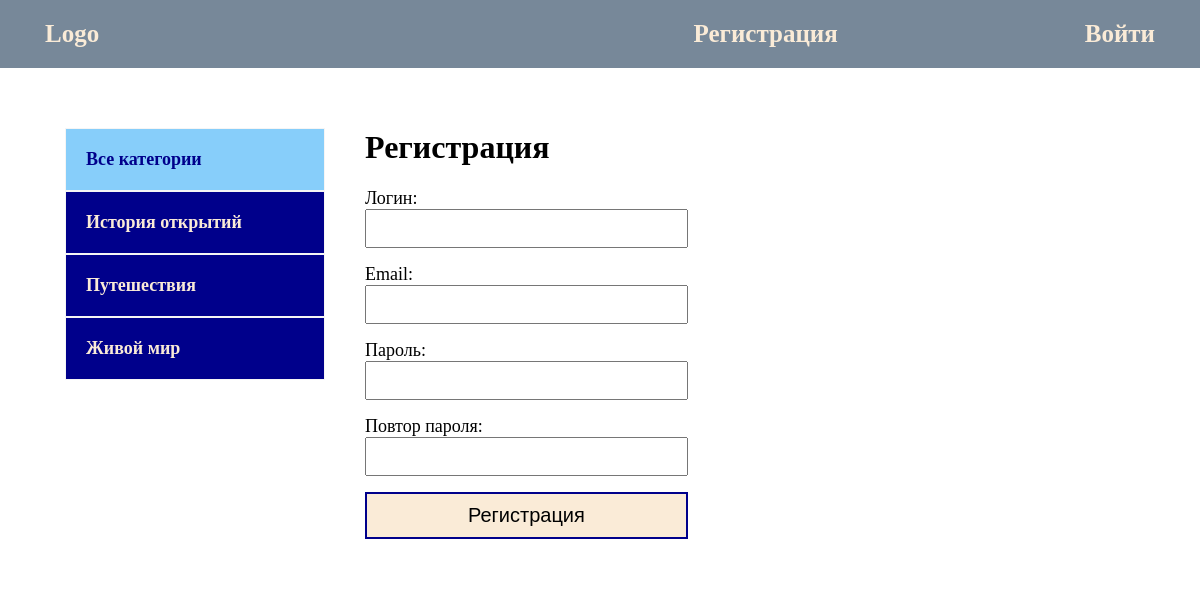
Screenshot of /register/ with the database file from the repository.
### blog/models.py (models this page shows, shortened)
class Category(models.Model):
    name = models.CharField(max_length=150, verbose_name='Название')
    slug = models.SlugField(max_length=150, unique=True, verbose_name='URL')
    def get_absolute_url(self):
        return reverse('category', kwargs={'cat_slug': self.slug})
    class Meta:
        verbose_name = 'категорию'
        verbose_name_plural = 'Категории'

### blog/views.py (the view)
# urls.py: path('register/', RegisterUser.as_view(), name='register'),
class RegisterUser(DataMixin, CreateView):
    form_class = RegisterUserForm
    template_name = 'blog/register.html'
    success_url = reverse_lazy('login')
    def get_context_data(self, *, object_list=None, **kwargs):
        context = super().get_context_data(**kwargs)
        c_def = self.get_user_context(title='Регистрация')
        return dict(list(context.items()) + list(c_def.items()))

### blog/forms.py
class RegisterUserForm(UserCreationForm):
    username = forms.CharField(label='Логин', widget=forms.TextInput(attrs={"class": "form-input"}))
    email = forms.EmailField(label='Email', widget=forms.EmailInput(attrs={"class": "form-input"}))
    password1 = forms.CharField(label='Пароль', widget=forms.PasswordInput(attrs={"class": "form-input"}))
    password2 = forms.CharField(label='Повтор пароля', widget=forms.PasswordInput(attrs={"class": "form-input"}))
    class Meta:
        model = User
        fields = ('username', 'email', 'password1', 'password2')

### blog/utils.py (called while the page is built)
    def get_user_context(self, **kwargs):
        context = kwargs
        cats = Category.objects.annotate(Count('blog'))
        user_menu = menu.copy()
        if not self.request.user.is_authenticated:
            user_menu.pop(0)
        context['menu'] = user_menu
        context['cats'] = cats
        if 'cat_selected' not in context:
            context['cat_selected'] = 0
        return context

### blog/templates/blog/register.html (shortened to what this page needs)
{% extends 'blog/base.html' %}
{% block content %}
<h1>{{ title }}</h1>
<form method="post">
    {{ form.as_p }}
    <button class="form-button">Регистрация</button>
</form>
{% endblock %}

### blog/templates/blog/base.html (shortened to what this page needs)
<!DOCTYPE html>
{% load static %}
{% load blog_tags %}
<html lang="en">
<head>
    <link rel="stylesheet" href="{% static 'css/style.css' %}">
</head>
<body>
<div class="header">
    <div class="wrap">
        <ul class="mainmenu">
            <li class="logo"><a href="{% url 'index' %}">Logo</a></li>
            {% for m in menu %}
                <li class="last"><a href="{% url m.url_name %}">{{ m.title }}</a></li>
            {% endfor %}
        </ul>
    </div>
</div>
<div class="content">
    <div class="wrap">
        <div class="sidebar">
            <ul>
                {% if cat_selected == 0 %}
                    <li class="selected">Все категории</li>
                {% else %}
                    <li><a href="{% url 'index' %}">Все категории</a></li>
                {% endif %}
                {% for c in cats %}
                    {% if c.blog__count > 0 %}
                        {% if c.pk == cat_selected %}
                            <li class="selected">{{ c.name }}</li>
                        {% else %}
                            <li><a href="{{ c.get_absolute_url }}">{{ c.name }}</a></li>
                        {% endif %}
                    {% endif %}
                {% endfor %}
            </ul>
        </div>
        <div class="main">
            {% block content %}
            {% endblock %}
        </div>
    </div>
</div>
</body>
</html>

### blog/static/css/style.css (style rules this page uses)
html { background-image: url(5432-katanie_na_parusnoy_lodke.jpg); background-repeat: no-repeat; background-position: center center; background-attachment: fixed; -webkit-background-size: cover; -moz-background-size: cover; -o-background-size: cover; background-size: cover; }
body { margin: 0; padding: 0; }
.wrap { max-width: 1150px; margin: 0 auto; }
.content .wrap { background: white; padding: 40px; box-sizing: border-box; display: flex; }
ul { list-style: none; margin: 0; padding: 0; }
a { color: antiquewhite; padding: 20px; text-decoration: none; }
.header { background: lightslategrey }
.mainmenu { display: flex; font-size: 25px; font-weight: bold; padding: 20px 0; align-items: center; }
.logo { flex-basis: 65%; }
.last { flex-basis: 40%; text-align: right; }
.sidebar ul { width: 260px; margin-right: 40px; margin-top: 20px; }
.sidebar a { display: block; padding: 20px; border: 1px solid whitesmoke; background: darkblue; font-weight: bold; font-size: 18px; }
.selected { padding: 20px; font-size: 18px; border: 1px solid whitesmoke; font-weight: bold; background: lightskyblue; color: darkblue; }
.form-input { width: 100%; padding: 10px; box-sizing: border-box; }
.form-button { width: 100%; border: 2px solid darkblue; background: antiquewhite; padding: 10px; font-size: 20px; cursor: pointer; }
form label { font-size: 18px; }

### rows the page displays
Category: name "История открытий"
Category: name "Путешествия"
Category: name "Живой мир"

### other values shown
{{ m.title }} "Регистрация" "Войти"
{{ title }} "Регистрация"
